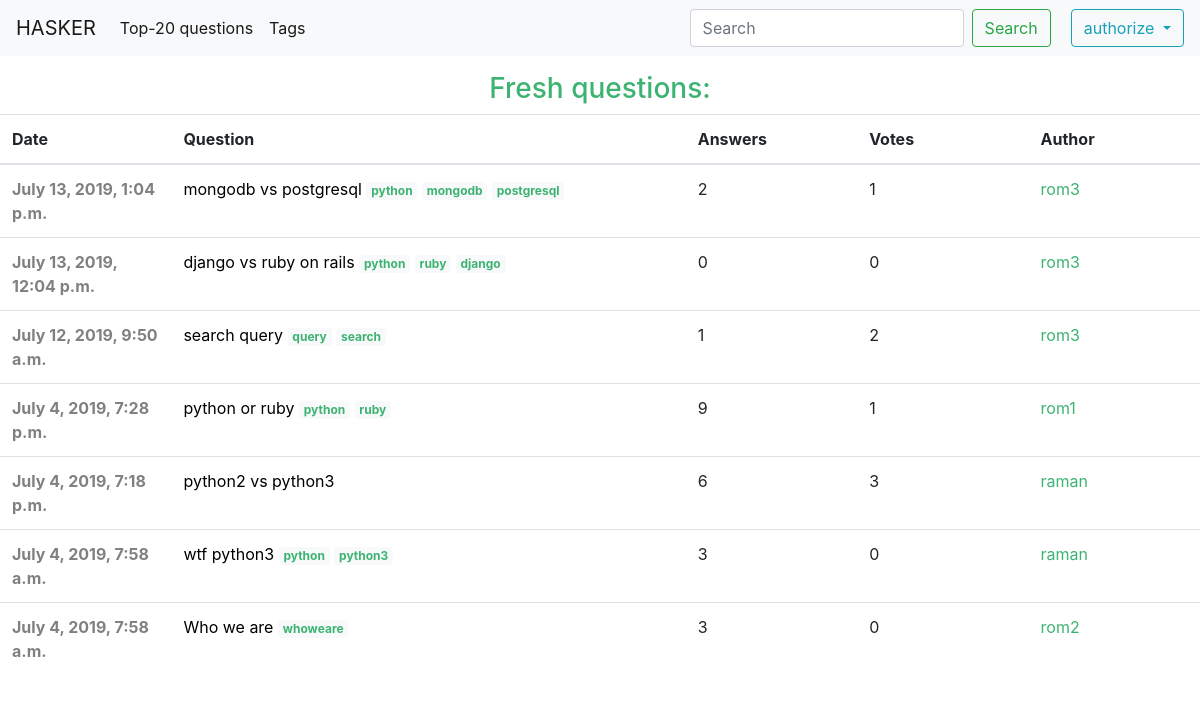
/hasker/, run on the app's committed database.
### forum/models.py (models this page shows, shortened)
class Question(models.Model):
    title = models.CharField(max_length=144, db_index=True, unique=True)
    content = models.TextField()
    slug = models.SlugField(max_length=72, unique=True)
    pub_date = models.DateTimeField(auto_now_add=True)
    author = models.ForeignKey(settings.AUTH_USER_MODEL, on_delete=models.CASCADE)
    tags = models.ManyToManyField(Tag, blank=True, related_name='questions')
    votes = GenericRelation(Vote)
    class Meta:
        ordering = ('-pub_date',)
    def get_absolute_url(self):
        return reverse('question_detail', kwargs={'slug': self.slug})
    @property
    def total_votes(self):
        return self.votes.count()

class Tag(models.Model):
    name = models.CharField(max_length=15)
    def __str__(self):
        return self.name

### authorization/models.py (models this page shows, shortened)
class Person(AbstractUser):
    class Meta:
        verbose_name = 'Person'
    email = models.EmailField(max_length=254, unique=True, verbose_name='email address')
    avatar = models.ImageField(upload_to='avatars/', default='avatars/def_ava.jpg')

### forum/views.py (the view)
# urls.py: path('', Index.as_view(), name='index'),
class Index(ListView):
    model = Question
    template_name = 'forum/index.html'
    context_object_name = 'questions'
    paginate_by = 20
    def get_queryset(self):
        search_query = self.request.GET.get('search', '')
        if search_query:
            queryset = Question.objects.filter(Q(title__icontains=search_query) | Q(content__icontains=search_query))
            return queryset
        return self.model.objects.order_by('-pub_date')

### forum/templates/forum/index.html (shortened to what this page needs)
{% extends 'forum/base_forum.html' %}
{% block content %}
<div style="text-align: center;">
    <h3 style="color: MediumSeaGreen; margin-top: 16px;">Fresh questions:</h3>
</div>
    <table class="table">
  <thead>
    <tr>
      <th scope="col" class="col-1" >Date</th>
      <th scope="col" class="col-3">Question</th>
      <th scope="col" class="col-1">Answers</th>
      <th scope="col" class="col-1">Votes</th>
      <th scope="col" class="col-1">Author</th>
    </tr>
  </thead>
  <tbody>
    {% for q in questions %}
      <tr>
        <th scope="row" style="color: Gray;">{{ q.pub_date }}</th>
        <td>
          <a style="color: black" href="{{ q.get_absolute_url }}">{{ q.title }}</a>
          {% for tag in q.tags.all %}
            <span class="badge badge-light">
              <a style="color: MediumSeaGreen" href="{% url 'tag_questions' tag_name=tag %}">
                {{ tag }}
              </a>
            </span>
          {% endfor %}
        </td>
        <td>{{ q.replies.count }}</td>
        <td>{{ q.total_votes }}</td>
        <td>
          <a style="color: MediumSeaGreen" href="{% url 'person_info' nickname=q.author.username %}">
          {{ q.author.username }}
          </a>
        </td>
      </tr>
    {% endfor %}
  </tbody>
</table>
{% endblock %}

### data on the page
Question: pub_date "July 13, 2019, 1:04 p.m.", title "mongodb vs postgresql", replies.count "2", total_votes "1", author.username "rom3"
Tag: name "python"
Tag: name "mongodb"
Tag: name "postgresql"
Question: pub_date "July 13, 2019, 12:04 p.m.", title "django vs ruby on rails", replies.count "0", total_votes "0", author.username "rom3"
Tag: name "ruby"
Tag: name "django"
Question: pub_date "July 12, 2019, 9:50 a.m.", title "search query", replies.count "1", total_votes "2", author.username "rom3"
Tag: name "query"
Tag: name "search"
Question: pub_date "July 4, 2019, 7:28 p.m.", title "python or ruby", replies.count "9", total_votes "1", author.username "rom1"
Question: pub_date "July 4, 2019, 7:18 p.m.", title "python2 vs python3", replies.count "6", total_votes "3", author.username "raman"
Question: pub_date "July 4, 2019, 7:58 a.m.", title "wtf python3", replies.count "3", total_votes "0", author.username "raman"
Tag: name "python3"
Question: pub_date "July 4, 2019, 7:58 a.m.", title "Who we are", replies.count "3", total_votes "0", author.username "rom2"
Tag: name "whoweare"
